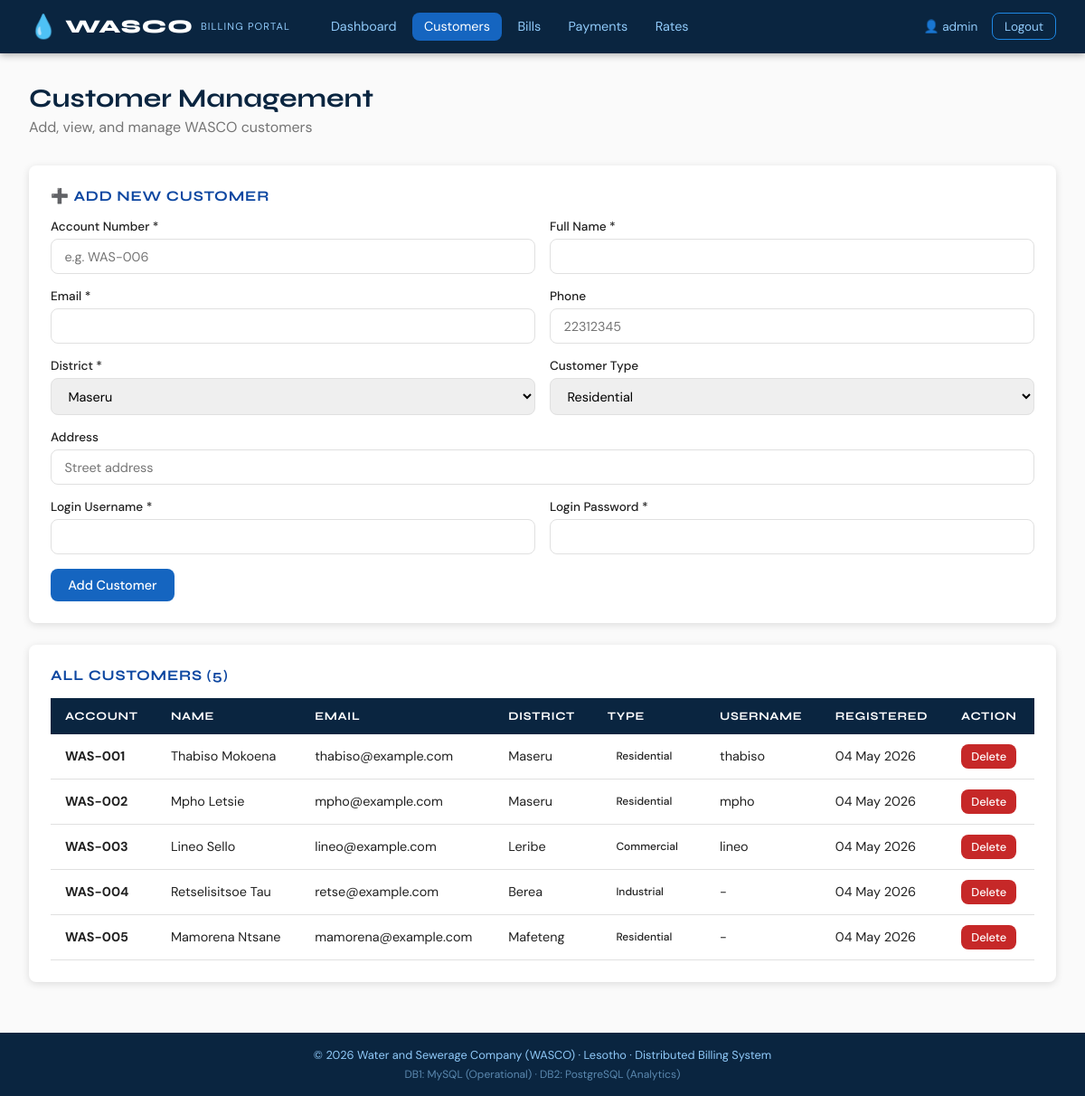
The app's page /pages/admin/customers.php (signed in) with its own data.
### tables this page shows
CREATE TABLE users (
    user_id INT PRIMARY KEY AUTO_INCREMENT,
    account_number VARCHAR(20),
    username VARCHAR(50) UNIQUE NOT NULL,
    password_hash VARCHAR(255) NOT NULL,
    role ENUM('customer','admin','branch_manager') DEFAULT 'customer',
    is_active BOOLEAN DEFAULT TRUE,
    created_at TIMESTAMP DEFAULT CURRENT_TIMESTAMP,
    FOREIGN KEY (account_number) REFERENCES customers(account_number) ON DELETE SET NULL
);

CREATE TABLE customers (
    account_number VARCHAR(20) PRIMARY KEY,
    full_name VARCHAR(100) NOT NULL,
    email VARCHAR(100) UNIQUE NOT NULL,
    phone VARCHAR(20),
    address TEXT,
    district ENUM('Maseru','Leribe','Berea','Mafeteng','Mohales Hoek',
                  'Quthing','Qacha Nek','Mokhotlong','Thaba-Tseka','Butha-Buthe') NOT NULL,
    customer_type ENUM('residential','commercial','industrial') DEFAULT 'residential',
    created_at TIMESTAMP DEFAULT CURRENT_TIMESTAMP
);

### pages/admin/customers.php (the view, shortened to what this page needs)
<?php
$db = getDB1();
$customers = $db->query("SELECT c.*, u.username, u.role FROM customers c LEFT JOIN users u ON c.account_number = u.account_number AND u.role='customer' ORDER BY c.created_at DESC")->fetchAll();
include __DIR__ . '/../../includes/header.php';
?>
<div class="page-header">
    <h1>Customer Management</h1>
    <p>Add, view, and manage WASCO customers</p>
</div>
<div class="card">
    <div class="card-title">➕ Add New Customer</div>
    <form method="POST">
        <div class="form-row">
            <div class="form-group">
                <label>Account Number *</label>
                <input type="text" name="account_number" placeholder="e.g. WAS-006" required>
            </div>
            <div class="form-group">
                <label>Full Name *</label>
                <input type="text" name="full_name" required>
            </div>
        </div>
        <div class="form-row">
            <div class="form-group">
                <label>Email *</label>
                <input type="email" name="email" required>
            </div>
            <div class="form-group">
                <label>Phone</label>
                <input type="text" name="phone" placeholder="22312345">
            </div>
        </div>
        <div class="form-row">
            <div class="form-group">
                <label>District *</label>
                <select name="district" required>
                    <?php foreach (['Maseru','Leribe','Berea','Mafeteng','Mohales Hoek','Quthing','Qacha Nek','Mokhotlong','Thaba-Tseka','Butha-Buthe'] as $d): ?>
                    <option><?= $d ?></option>
                    <?php endforeach; ?>
                </select>
            </div>
            <div class="form-group">
                <label>Customer Type</label>
                <select name="customer_type">
                    <option value="residential">Residential</option>
                </select>
            </div>
        </div>
        <div class="form-group">
            <label>Address</label>
            <input type="text" name="address" placeholder="Street address">
        </div>
        <div class="form-row">
            <div class="form-group">
                <label>Login Username *</label>
                <input type="text" name="username" required>
            </div>
            <div class="form-group">
                <label>Login Password *</label>
                <input type="password" name="password" required>
            </div>
        </div>
        <button type="submit" class="btn btn-primary">Add Customer</button>
    </form>
</div>
<div class="card">
    <div class="card-title">All Customers (<?= count($customers) ?>)</div>
    <div class="table-wrap">
        <table>
            <thead><tr><th>Account</th><th>Name</th><th>Email</th><th>District</th><th>Type</th><th>Username</th><th>Registered</th><th>Action</th></tr></thead>
            <tbody>
            <?php foreach ($customers as $c): ?>
            <tr>
                <td><strong><?= $c['account_number'] ?></strong></td>
                <td><?= htmlspecialchars($c['full_name']) ?></td>
                <td><?= htmlspecialchars($c['email']) ?></td>
                <td><?= $c['district'] ?></td>
                <td><span class="badge badge-<?= $c['customer_type'] ?>"><?= ucfirst($c['customer_type']) ?></span></td>
                <td><?= htmlspecialchars($c['username'] ?? '-') ?></td>
                <td><?= date('d M Y', strtotime($c['created_at'])) ?></td>
                <td>
                    <form method="POST" onsubmit="return confirm('Delete this customer?');" style="display:inline">
                        <button type="submit" class="btn btn-danger btn-sm">Delete</button>
                    </form>
                </td>
            </tr>
            <?php endforeach; ?>
            </tbody>
        </table>
    </div>
</div>
<?php include __DIR__ . '/../../includes/footer.php'; ?>

### assets/css/style.css (style rules this page uses)
:root { --blue-900: #0a2540; --blue-700: #0d47a1; --blue-500: #1565c0; --blue-400: #1e88e5; --blue-200: #90caf9; --blue-100: #e3f2fd; --teal: #00796b; --teal-lt: #b2dfdb; --green: #2e7d32; --red: #c62828; --orange: #e65100; --white: #ffffff; --grey-50: #fafafa; --grey-100: #f5f5f5; --grey-300: #e0e0e0; --grey-600: #757575; --grey-900: #212121; --radius: 8px; --shadow: 0 2px 8px rgba(0,0,0,.12); --shadow-md:0 4px 16px rgba(0,0,0,.15); }
* { box-sizing: border-box; margin: 0; padding: 0; }
body { font-family: 'DM Sans', sans-serif; background: var(--grey-50); color: var(--grey-900); min-height: 100vh; display: flex; flex-direction: column; }
h1, h2, h3, h4 { font-family: 'Syne', sans-serif; }
.page-header { margin-bottom: 2rem; }
.page-header h1 { font-size: 1.8rem; color: var(--blue-900); }
.page-header p { color: var(--grey-600); margin-top: .3rem; }
.card { background: white; border-radius: var(--radius); box-shadow: var(--shadow); padding: 1.5rem; margin-bottom: 1.5rem; }
.card-title { font-family: 'Syne', sans-serif; font-weight: 700; font-size: 1rem; color: var(--blue-700); margin-bottom: 1rem; text-transform: uppercase; letter-spacing: .05em; }
.table-wrap { overflow-x: auto; }
table { width: 100%; border-collapse: collapse; font-size: .9rem; }
thead th { background: var(--blue-900); color: white; padding: .75rem 1rem; text-align: left; font-family: 'Syne', sans-serif; font-size: .8rem; letter-spacing: .05em; text-transform: uppercase; }
tbody tr { border-bottom: 1px solid var(--grey-300); transition: background .15s; }
tbody td { padding: .7rem 1rem; }
.badge { display: inline-block; padding: .2rem .6rem; border-radius: 20px; font-size: .75rem; font-weight: 500; }
.form-group { margin-bottom: 1rem; }
.form-group label { display: block; font-size: .85rem; font-weight: 500; margin-bottom: .3rem; color: var(--grey-900); }
.form-group input, .form-group select, .form-group textarea { width: 100%; padding: .6rem .9rem; border: 1px solid var(--grey-300); border-radius: var(--radius); font-family: 'DM Sans', sans-serif; font-size: .9rem; transition: border-color .2s; }
.form-row { display: grid; grid-template-columns: 1fr 1fr; gap: 1rem; }
.btn { display: inline-block; padding: .55rem 1.2rem; border-radius: var(--radius); font-family: 'DM Sans', sans-serif; font-size: .9rem; font-weight: 500; cursor: pointer; border: none; text-decoration: none; transition: opacity .2s, transform .1s; }
.btn-primary { background: var(--blue-500); color: white; }
.btn-danger { background: var(--red); color: white; }
.btn-sm { padding: .3rem .7rem; font-size: .8rem; }

### records on screen
users: account_number.account_number "WAS-001", account_number.full_name "Thabiso Mokoena", account_number.email "thabiso@example.com", account_number.district "Maseru", account_number.customer_type "Residential", username "thabiso", account_number.created_at "04 May 2026"
users: account_number.account_number "WAS-002", account_number.full_name "Mpho Letsie", account_number.email "mpho@example.com", account_number.district "Maseru", account_number.customer_type "Residential", username "mpho", account_number.created_at "04 May 2026"
users: account_number.account_number "WAS-003", account_number.full_name "Lineo Sello", account_number.email "lineo@example.com", account_number.district "Leribe", account_number.customer_type "Commercial", username "lineo", account_number.created_at "04 May 2026"
customers: account_number "WAS-004", full_name "Retselisitsoe Tau", email "retse@example.com", district "Berea", customer_type "Industrial", username "-", created_at "04 May 2026"
customers: account_number "WAS-005", full_name "Mamorena Ntsane", email "mamorena@example.com", district "Mafeteng", customer_type "Residential", username "-", created_at "04 May 2026"

### other values on screen
$name "admin"
count($customers) "5"
form field district "Maseru"
